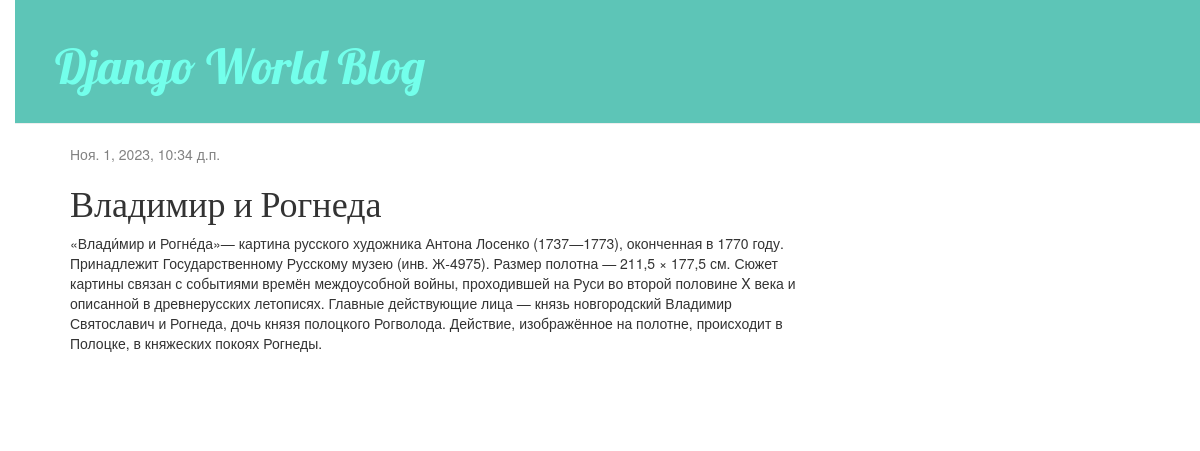
The app's page /post/1/ with its own data.
### blog/models.py (models this page shows, shortened)
class Post(models.Model):
    author = models.ForeignKey(settings.AUTH_USER_MODEL, on_delete=models.CASCADE)
    title = models.CharField(max_length=200)
    text = models.TextField()
    created_date = models.DateTimeField(default=timezone.now)
    published_date = models.DateTimeField(blank=True, null=True)

### blog/views.py (the view)
# urls.py: path('post/<int:pk>/', views.post_detail, name='post_detail'),
def post_detail(request, pk):
	post = get_object_or_404(Post, pk=pk)
	return render(request, 'blog/post_detail.html', {'post': post})

### blog/templates/blog/post_detail.html (shortened to what this page needs)
{% extends 'blog/base.html' %}
{% block content %}
    <div class="post">
    	{% if post.published_date %}
    	    <div class="date">
    	    	{{ post.published_date }}
    	    </div>
    	{% endif %}
    	<h1>{{ post.title }}</h1>
    	<p>{{ post.text|linebreaksbr }}</p>
    </div>
{% endblock %}

### blog/static/css/blog.css (style rules this page uses)
body { padding-left: 15px; }
h1, h2, h3, h4 { font-family: 'Lobster', cursive; }
.date { color: #828282; }
.post { margin-bottom: 70px; }

### records on screen
Post: published_date "Ноя. 1, 2023, 10:34 д.п.", title "Владимир и Рогнеда", text "«Влади́мир и Рогне́да»— картина русского художника Антона Лосенко (1737—1773), оконченная в 1770 году. Принадлежит Государственному Русскому музею (инв. Ж-4975). Размер полотна — 211,5 × 177,5 см. Сюжет картины связан с событиями времён междоусобной войны, проходившей на Руси во второй половине X века и описанной в древнерусских летописях. Главные действующие лица — князь новгородский Владимир Святославич и Рогнеда, дочь князя полоцкого Рогволода. Действие, изображённое на полотне, происходит в Полоцке, в княжеских покоях Рогнеды."
